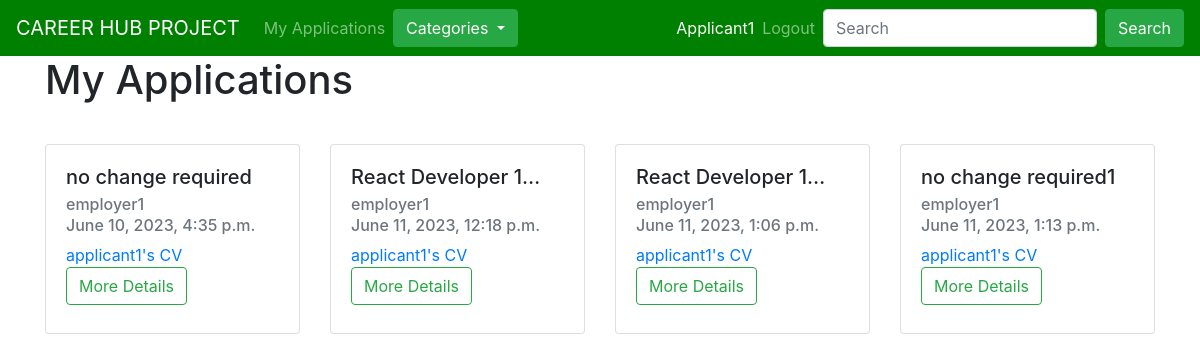
The page /applicant_job_display (signed in) on the database as committed earlier.
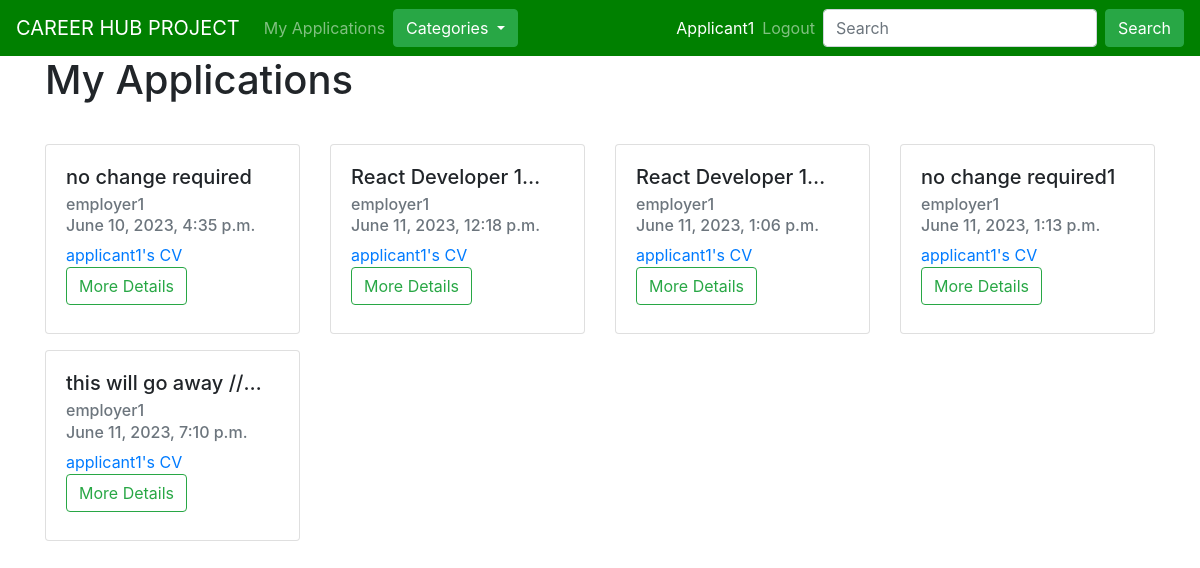
The same page on the database as committed later.
### job/models.py (models this page shows, shortened)
class Job_Item(models.Model):
    job = models.ForeignKey(
        Job, on_delete=models.CASCADE, related_name="all_jobs")
    cv = models.ForeignKey(CV, on_delete=models.CASCADE,
                           related_name="all_jobs")

class Job(models.Model):
    positions = (
        ("junior", "junior"),
        ("intermediate", "intermediate"),
        ("senior", "senior"),
        ("expart", "expart"),
    )
    contaract_types = (
        ("remote", "remote"),
        ("part-time", "part-time"),
        ("full-time", "full-time"),
        ("negotiations", "negotiations"),
    )
    employer = models.ForeignKey(
        Employer, on_delete=models.CASCADE, related_name="jobs"
    )
    job_category = models.ForeignKey(
        Category,
        related_name="jobs",
        on_delete=models.CASCADE,
    )
    job_title = models.CharField(
        max_length=200,
    )
    slug = models.CharField(max_length=200, null=True)
    job_location = models.CharField(max_length=200)
    contract_type = models.CharField(max_length=200, choices=contaract_types)
    position = models.CharField(max_length=200, choices=positions)
    job_description = models.TextField()
    created_at = models.DateTimeField(
        auto_now_add=True,
        null=True,
    )
    updated_at = models.DateTimeField(auto_now=True, null=True)

class CV(models.Model):
    applicant = models.ForeignKey(
        Applicant, on_delete=models.CASCADE, related_name="applicant_cv"
    )
    cv_file = CloudinaryField("CV(PNG/JPEG)", null=True, resource_type='raw')
    date_applied = models.DateTimeField(auto_now=True, null=True)

### users/models.py (models this page shows, shortened)
class CustomUser(AbstractUser, PermissionsMixin):
    type_user = (
        ("Admin", "Admin"),
        ("applicant", "Applicant"),
        ("Employer", "Employer"),
    )
    username = models.CharField(max_length=200, unique=True)
    email = models.EmailField(max_length=50, unique=True)
    full_name = models.CharField(max_length=200)
    is_active = models.BooleanField(default=True)
    is_staff = models.BooleanField(default=False)
    is_superuser = models.BooleanField(default=False)
    is_admin = models.BooleanField(default=False)
    date_joined = models.DateTimeField(auto_now_add=True, null=True)
    last_login = models.DateTimeField(auto_now=True, null=True)
    user_type = models.CharField(max_length=200, choices=type_user)
    USERNAME_FIELD = "email"
    REQUIRED_FIELDS = ["username", "full_name"]

### job/views.py (the view)
@login_required(login_url="login")
def applicant_job_display(request):
    job_item = Job_Item.objects.filter(cv__applicant=request.user)
    return render(request, "job/my_applications.html", {"job_item": job_item})

### job/templatetags/menu.py (called while the page is built)
@register.inclusion_tag("core/menu.html")
def menu():
    category = Category.objects.all()
    return {'category': category}

### templates/job/my_applications.html
{% extends "core/base.html" %}
{% block title%}{{job.job_category.title}}My appplication{%endblock%} {% load
crispy_forms_tags %}
{% block content %}
<div class="container">
  <div class="row flex">
    <div class="col-12 mb-3 justify-content-center">
      <h1>My Applications</h1>
    </div>
    {% if job_item %} {% for i in job_item %}
    <div class="col-sm-12 col-md-6 col-lg-3 mt-3">
      <div class="card" style="max-height: 30rem">
        <div class="card-body">
          <h5
            class="card-title"
            style="
              width: 200px;
              text-overflow: ellipsis;
              white-space: nowrap;
              overflow: hidden;
            "
          >
            {{i.job.job_title}}
          </h5>
          <h6 class="card-subtitle mb-2 text-muted">
            {{i.job.employer.full_name}}
          </h6>
          <h6 class="card-subtitle mb-2 text-muted">{{i.cv.date_applied}}</h6>
          <a href="https://res.cloudinary.com/dlepgnfkx/{{i.cv.cv_file}}"
            >{{i.cv.applicant.username}}'s CV</a
          >
          <a
            href="{% url 'job_detail' i.job.job_category.slug i.job.slug %}"
            class="btn btn-outline-success mb-2 align-items-end"
            >More Details</a
          >
        </div>
      </div>
    </div>
    {%endfor %} {% else %}
    <h3>You currently don't have any entries</h3>
    {% endif %}
  </div>
</div>
{% endblock %}

Rows that differ between the two databases and show on the page:
added Job_Item: job.job_title "this will go away //…", job.employer.full_name "employer1", cv.date_applied "June 11, 2023, 7:10 p.m.", cv.applicant.username "applicant1"
